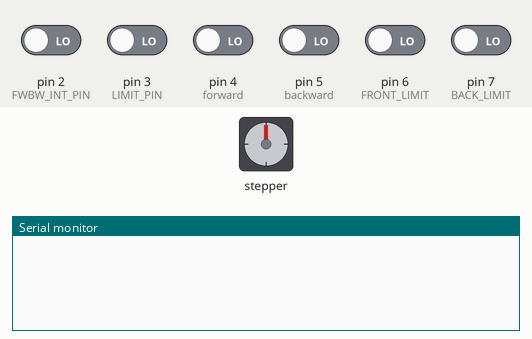
Simulated run of this sketch. Board: Arduino Uno, built with avr-gcc and run on an emulated ATmega328P. Shown: stepper motor, the last lines printed to the serial monitor. Wiring (inferred from the names in the program): stepper motor driver (200 steps per turn assumed): step pin 10; direction pin 11. Inputs (shaded band) come from the test bench; at power-on: pin 2 (FWBW_INT_PIN), pin 3 (LIMIT_PIN), pin 4 (forward), pin 5 (backward), pin 6 (FRONT_LIMIT), pin 7 (BACK_LIMIT) LOW.

Above: at 1.2 s.
1.3 s: pin 2 (FWBW_INT_PIN) driven HIGH
At 1.6 s:
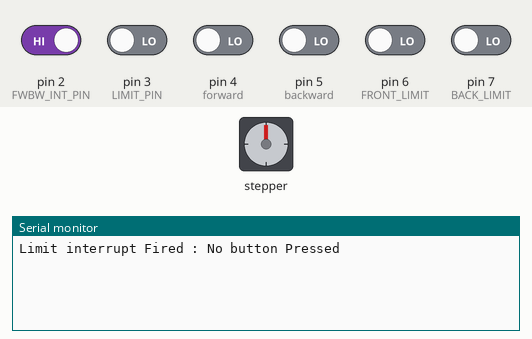
2.8 s: pin 3 (LIMIT_PIN) driven HIGH
At 4.0 s:
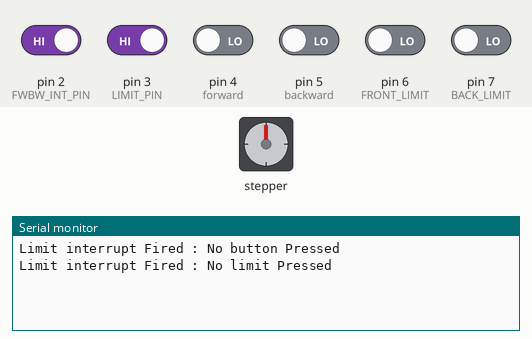

The sketch:

TEST.ino
```cpp
#define DIR_PIN 11
#define PUL_PIN 10
#define FWBW_INT_PIN 2
#define LIMIT_PIN 3
#define forward 4
#define backward 5
#define FRONT_LIMIT 6
#define BACK_LIMIT 7
#define testPinButton 4
void setup() {
  // put your setup code here, to run once:
  Serial.begin(9600);
  pinMode(forward, INPUT);
  pinMode(backward, INPUT);
  pinMode(FRONT_LIMIT, INPUT);
  pinMode(BACK_LIMIT, INPUT);
  pinMode(DIR_PIN, OUTPUT);
  pinMode(PUL_PIN, OUTPUT);

  attachInterrupt(digitalPinToInterrupt(LIMIT_PIN), limitTest, RISING); //add a flag to prevent wierd errors
  attachInterrupt(digitalPinToInterrupt(FWBW_INT_PIN), dirTest, RISING);
}

void loop() {
  // put your main code here, to run repeatedly:

}
void limitTest(){
  Serial.print("Limit interrupt Fired : ");
  if(digitalRead(FRONT_LIMIT) == HIGH){
     Serial.println("Front Limit Pressed");
    }
   else if(digitalRead(BACK_LIMIT) == HIGH){
     Serial.println("Back Limit Pressed");
    }
    else{
      Serial.println("No limit Pressed");
    }

  }

  void dirTest(){
  Serial.print("Limit interrupt Fired : ");
  if(digitalRead(forward) == HIGH){
     Serial.println("Front button Pressed");
    }
   else if(digitalRead(backward) == HIGH){
     Serial.println("Back button Pressed");
    }
    else{
      Serial.println("No button Pressed");
    }

  }
```

Measured:
- after the input at 1.3 s, the serial monitor: prints a new line at once (image 1)
- after the input at 2.8 s, the serial monitor: prints a new line at once (image 2)
